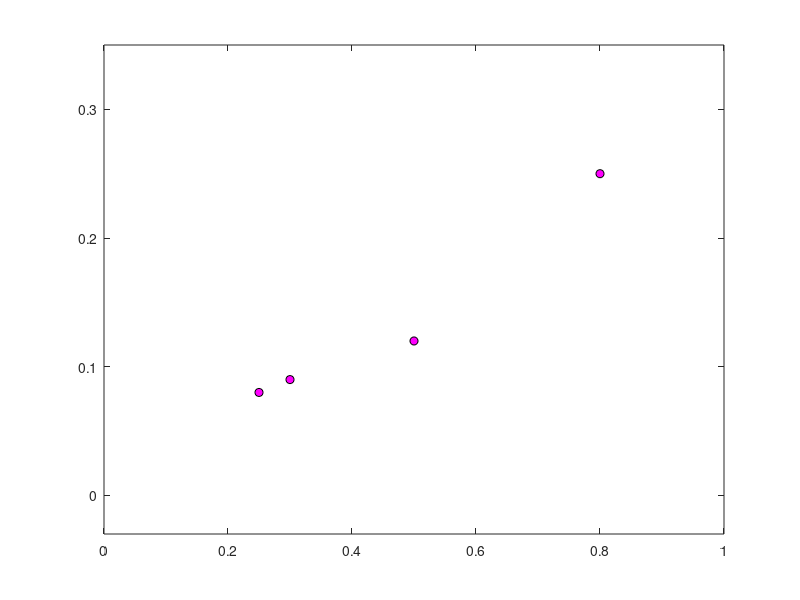
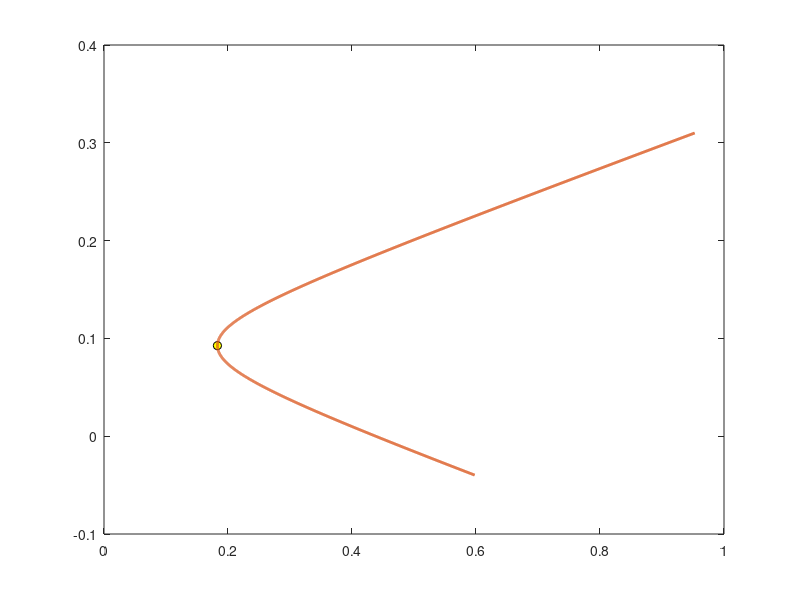

MATLAB code to generate these figures, in order:
clear;
clc;

% 1. Data of an Allocation 

NN = 4;
r = [0.08 0.09 0.12 0.25]'; % ERR
e = ones(NN,1);
sg = [0.25 0.3 0.5 0.8]';
Korr = [1 0.05 -0.04 0.11; 0.05 1 0.07 0.2;
        -0.04 0.07 1 -0.15; 0.11 0.2 -0.15 1];

% 2. Additional data    
sHlp = sg*sg';    
s2 = Korr.*sHlp;
v = inv(s2);
eig(s2);
det(s2);

figure;
plot(sqrt(diag(s2)),r,'o','MarkerEdgeColor','k',...
    'MarkerFaceColor','m',...
    'MarkerSize',6);
axis([0 1 -0.03 0.35]);
hold on;

% 3. Auxiliary Constant A,B,C and D;

A = r'*(s2\e);
B = r'*(s2\r);
C = e'*(s2\e);
D = B.*C - A.^2;

% 4. Min. Variance Portfolio
rMin = A/C;
s2Min = 1/C;
wMin = (s2\e)/C;

figure;
plot(sqrt(diag(s2Min)),rMin,'o','MarkerEdgeColor','k',...
    'MarkerFaceColor','y',...
    'MarkerSize',6);
hold on;

% 5. Efficient Set
 g = (B*(s2\e) - A*(s2\r))/D;
 h = (C*(s2\r) - A*(s2\e))/D;
 
 for ii = 1 : 1400
     rE(ii) = -0.04 + ii.*0.00025;
     wHlp = g + h*rE(ii);
     wE(:,ii) = wHlp;
     s2E(ii) = wHlp'*s2*wHlp;
 end
 
 plot(sqrt(s2E),rE,'LineWidth',2);